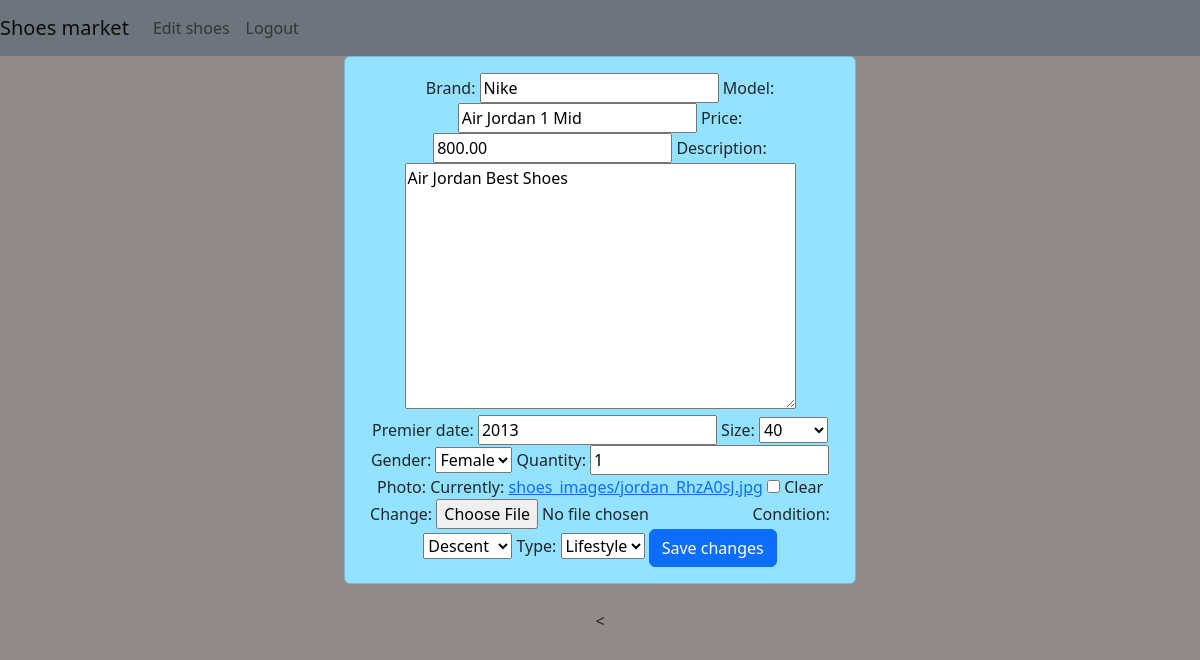
The app's page /edit/1/ (signed in) with its own data.
### shoes_app/models.py (models this page shows, shortened)
class Shoes(models.Model):
    class Meta:
        verbose_name_plural = 'Shoes'
    SIZES = [
        ('36', '36'),
        ('37', '37'),
        ('38', '38'),
        ('39', '39'),
        ('40', '40'),
        ('41', '41'),
        ('42', '42'),
        ('43', '43'),
        ('44', '44'),
        ('45', '45'),
        ('46', '46'),
    ]
    GENDER = [
        ('Male', 'Male'),
        ('Female', 'Female'),
        ('Unisex', 'Unisex')
    ]
    brand = models.CharField(max_length= 20)
    model = models.CharField(max_length= 40)
    price = models.DecimalField(decimal_places=2, max_digits=6, default=800)
    description = models.TextField()
    premier_date = models.CharField(blank= True, null= True, max_length=4)
    size = models.CharField(max_length=2, choices= SIZES)
    gender = models.CharField(max_length=10, choices= GENDER, default='Unisex')
    quantity = models.PositiveSmallIntegerField(default=1)
    photo = models.ImageField(upload_to='shoes_images', null=True, blank=True)
    more_info = models.OneToOneField(MoreInfo, on_delete=models.CASCADE, null=True, blank=True)

class MoreInfo(models.Model):
    class Meta:
        verbose_name_plural = 'More Info'
    CONDITION = {
        (1, 'Descent'),
        (2, 'Good'),
        (3, 'Excellent'),
        (4, 'New')
    }
    TYPE = {
        (1, 'Sport'),
        (2, 'Lifestyle'),
        (3, 'Elegant'),
        (4, 'Other')
    }
    condition = models.PositiveSmallIntegerField(choices=CONDITION, blank=False)
    type = models.PositiveSmallIntegerField(choices=TYPE, default=4)

### shoes_app/views.py (the view)
# urls.py: path('edit/<int:id>/', edit_shoes, name='edit_shoes'),
@login_required
def edit_shoes(request, id):
    shoes = get_object_or_404(Shoes, pk=id)
    try:
        more_info = MoreInfo.objects.get(shoes=shoes.id)
    except MoreInfo.DoesNotExist:
        more_info = None
    form_shoes = ShoesForm(request.POST or None, request.FILES or None, instance=shoes)
    form_info = MoreInfoForm(request.POST or None, instance=more_info)
    if all((form_shoes.is_valid(), form_info.is_valid())):
        shoes = form_shoes.save(commit=False)
        shoes.more_info = form_info.save()
        shoes.save()
        return redirect(all_shoes)
    return render(request, 'create_edit_shoes.html', {'form': form_shoes, 'form_info': form_info, 'if_new': False})

### shoes_app/forms.py
class ShoesForm(forms.ModelForm):
    class Meta:
        model = Shoes
        exclude = ['more_info']

class MoreInfoForm(forms.ModelForm):
    class Meta:
        model = MoreInfo
        fields = ['condition', 'type']

### shoes_app/templates/create_edit_shoes.html (shortened to what this page needs)
{% extends 'main.html' %}
{% load bootstrap %}
{% block site %}
<center>
<div class="login">
    <div class="card" style="width: 32rem;">
      <div class="card-body">
         <form method="post" enctype="multipart/form-data">
            {{ form|bootstrap }}
            {{ form_info|bootstrap }}
             {% if if_new %}
                <button type="submit" class="btn btn-primary">Put your pair on sale :)</button>
             {% else %}
                <button type="submit" class="btn btn-primary">Save changes</button>
             {% endif %}
        </form>
      </div>
    </div>
</div>
<</center>
{% endblock %}

### my_static/shoes_app/css/main.css (style rules this page uses)
body { background-color: #948989; }

### records on screen
Shoes: brand "Nike", model "Air Jordan 1 Mid", price "800.00", description "Air Jordan Best Shoes", premier_date "2013", size "40", gender "Female", quantity "1"
MoreInfo: condition "Descent", type "Lifestyle"
